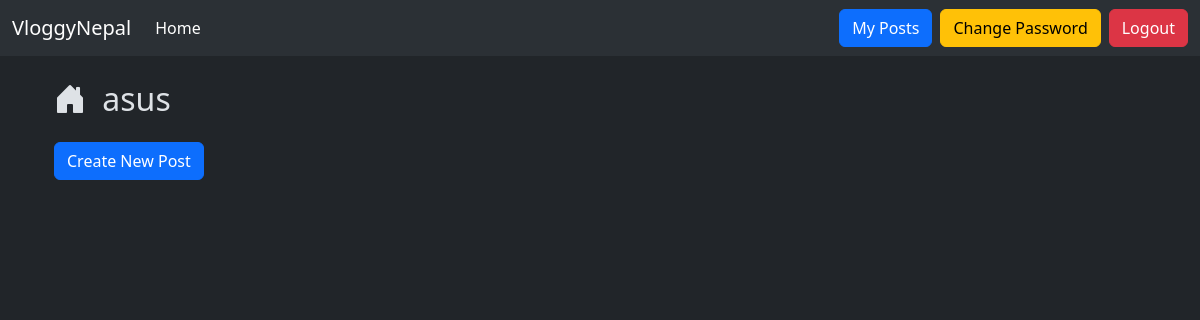
The app's page /my-tweets/ (signed in), older data.
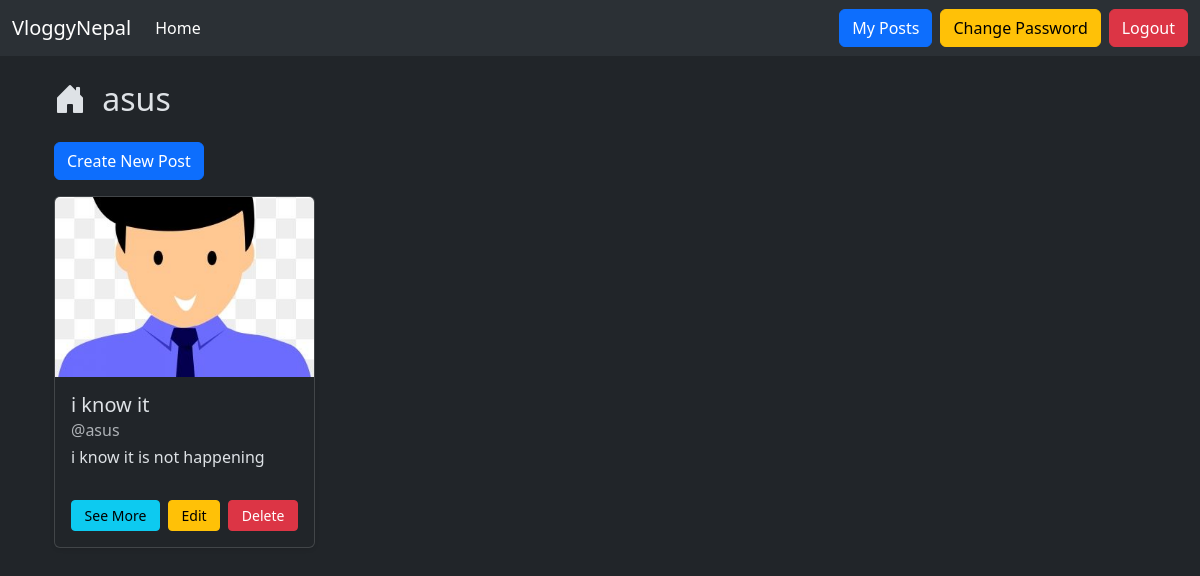
The same page, newer data.
### tweets/models.py (models this page shows, shortened)
class Tweet(models.Model):
    TOPIC_CHOICES = (
    ('anime', 'Anime'),
    ('study', 'Study'),
    ('science', 'Science'),
    ('technology', 'Technology'),
    ('nature', 'Nature'),
    ('beauty', 'Beauty'),
    )
    user = models.ForeignKey(User, on_delete=models.CASCADE)
    title = models.TextField(max_length=100)
    text = models.TextField()
    photo = models.FileField(upload_to='photos/')
    content=models.TextField()
    gener = MultiSelectField(choices=TOPIC_CHOICES, blank=True, null=True)
    created_at = models.DateTimeField(auto_now_add=True)
    updated_at = models.DateTimeField(auto_now=True)

### tweets/views.py (the view)
# urls.py: path('my-tweets/', views.my_tweets, name='my_tweets'),
@login_required
def my_tweets(request):
    tweets = Tweet.objects.filter(user=request.user).order_by('-created_at')
    return render(request, 'tweets/my_tweets.html', {'tweets': tweets})

### templates/tweets/my_tweets.html (shortened to what this page needs)
{% extends "layout.html" %}
{% block content %}
<link href="https://cdn.jsdelivr.net/npm/bootstrap-icons@1.10.5/font/bootstrap-icons.css" rel="stylesheet">
<div class="container mt-4" style="max-width: 1200px;">
    <h2 class="mb-4">
        <i class="bi bi-house-door-fill me-2"></i> {{user.username}}
    </h2>
    <a class="btn btn-primary mb-3" href="{% url 'tweet_create' %}">Create New Post</a>
    <div class="row g-3 justify-content-start">
        {% for tweet in tweets %}
        <div class="col-12 col-sm-6 col-md-4 col-lg-3 d-flex">
            <div class="card p-0 shadow-sm rounded w-100" style="height: 100%; overflow: hidden; transition: transform 0.3s;">
                <a href="{% url 'tweet_detail' tweet.id %}" style="text-decoration: none;">
                    {% if tweet.photo and tweet.photo.url %}
                    <div style="width: 100%; height: 180px; overflow: hidden;">
                        <img src="{{ tweet.photo.url }}"
                             alt="Tweet Image"
                             style="width: 100%; height: 100%; object-fit: cover; display: block;">
                    </div>
                    {% else %}
                    <div style="width: 100%; height: 180px; overflow: hidden; background: #f0f0f0; display: flex; align-items: center; justify-content: center;">
                        <span class="text-muted">No Image</span>
                    </div>
                    {% endif %}
                </a>
                <div class="card-body" style="min-height: 170px; display: flex; flex-direction: column; justify-content: space-between;">
                    <div>
                        {% if tweet.title %}
                        <h5 class="card-title">{{ tweet.title|truncatewords:20 }}</h5>
                        {% endif %}
                        <h6 class="card-subtitle mb-1 text-muted">@{{ tweet.user.username }}</h6>
                        <p class="card-text">{{ tweet.text|truncatewords:10 }}</p>
                    </div>
                    <div class="mt-3 d-flex gap-2 flex-wrap">
                        <a href="{% url 'tweet_detail' tweet.id %}" class="btn btn-sm btn-info flex-grow-1">See More</a>
                        {% if user == tweet.user %}
                        <a href="{% url 'tweet_edit' tweet.id %}" class="btn btn-sm btn-warning flex-grow-1">Edit</a>
                        <a href="{% url 'tweet_delete' tweet.id %}" class="btn btn-sm btn-danger flex-grow-1">Delete</a>
                        {% endif %}
                    </div>
                </div>
            </div>
        </div>
        {% endfor %}
    </div>
</div>
{% endblock %}

### templates/layout.html (shortened to what this page needs)
{% load static %}
<!DOCTYPE html>
<html lang="en" data-bs-theme="dark">
<head>
    <link rel="stylesheet" href="{% static 'style.css' %}" />
    <link rel="stylesheet" href="https://cdn.jsdelivr.net/npm/toastify-js/src/toastify.min.css" />
    <link
      href="https://cdn.jsdelivr.net/npm/bootstrap@5.3.7/dist/css/bootstrap.min.css"
      rel="stylesheet"
    />
</head>
<body>
<nav class="navbar navbar-expand-lg bg-body-tertiary">
  <div class="container-fluid">
    <a class="navbar-brand" href="/">VloggyNepal</a>
    <div class="collapse navbar-collapse" id="navbarSupportedContent">
      <ul class="navbar-nav me-auto mb-2 mb-lg-0">
        <li class="nav-item">
          <a class="nav-link active" aria-current="page" href="/">Home</a>
        </li>
      </ul>
      <div
        class="d-flex align-items-center gap-2 ms-auto flex-column flex-lg-row"
      >
        {% if user.is_authenticated %}
          <a href="{% url 'my_tweets' %}" class="btn btn-primary w-100 w-lg-auto btn-no-wrap">My Posts</a>
          <a href="{% url 'change_password' %}" class="btn btn-warning w-100 w-lg-auto btn-no-wrap">Change Password</a>
          <form method="post" action="{% url 'logout' %}" class="mb-0 w-100 w-lg-auto">
            <button class="btn btn-danger w-100 w-lg-auto btn-no-wrap" type="submit">Logout</button>
          </form>
        {% else %}
          <a href="{% url 'register' %}" class="btn btn-outline-primary w-100 w-lg-auto btn-no-wrap">Register</a>
          <a href="{% url 'login' %}" class="btn btn-primary w-100 w-lg-auto btn-no-wrap">Login</a>
        {% endif %}
      </div>
    </div>
  </div>
</nav>
<div class="container mt-4">
  {% block content %}{% endblock %}
</div>
</body>
</html>

### templates/layout.html (style rules this page uses)
.btn-primary { white-space: nowrap; }
.btn-no-wrap { white-space: nowrap; }

### templates/tweets/my_tweets.html (style rules this page uses)
.card { margin-left: 0; margin-right: 0; }
.btn { white-space: nowrap; }

Row changes from the older to the newer data that the page shows:
added Tweet: photo (picture), title "i know it", user.username "asus", text "i know it is not happening", shows "Edit"
